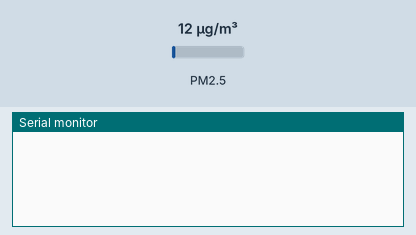
Bench run of a sketch on a simulated Arduino Uno, built with avr-gcc and run on an emulated ATmega328P. On the bench: the last lines printed to the serial monitor. Wiring (inferred from the names in the program): dust sensor: data pin 8. The test bench sets the inputs (shaded band); at power-on: PM2.5 12 µg/m³.

Above: at 1.2 s.
1.3 s: PM2.5 set to 6 µg/m³
At 2.7 s:
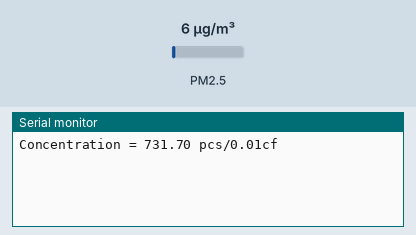
3.7 s: PM2.5 set to 75 µg/m³
At 5.6 s:
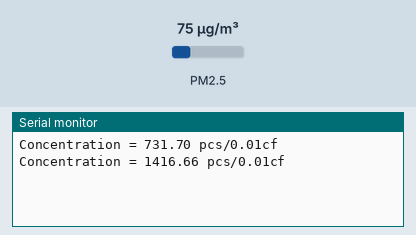
Timing chart, 0 to 7.1 s (numbered marks = the images above; inputs shaded):
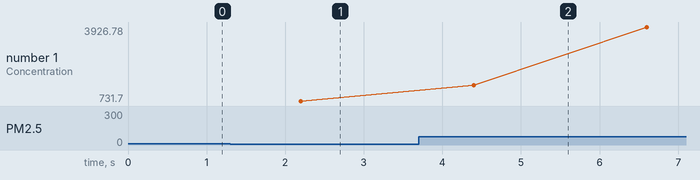

Measured:
- after the input at 1.3 s, the serial monitor: prints a new line after 0.90 s (image 1)
- after the input at 3.7 s, the serial monitor: prints a new line after 0.70 s (image 2)
- plotted number 1: 731.7 → 3926.78 after the input at 3.7 s

The sketch:

Dust.ino
```cpp
int pin = 8;
unsigned long duration;
unsigned long starttime;
unsigned long sampletime_ms = 2000;
unsigned long lowpulseoccupancy = 0;
float ratio = 0;
float concentration = 0;

void setup() {
  Serial.begin(9600);
  pinMode(8,INPUT);
  starttime = millis();
}

void loop() {
  duration = pulseIn(pin, LOW);
  lowpulseoccupancy = lowpulseoccupancy+duration;
  if ((millis()-starttime) >= sampletime_ms) //if the sampel time = = 30s
  {
    ratio = lowpulseoccupancy/(sampletime_ms*10.0);
    concentration = 1.1*pow(ratio,3)-3.8*pow(ratio,2)+520*ratio+0.62;
    Serial.print("Concentration = ");
    Serial.print(concentration);
    Serial.println(" pcs/0.01cf");
    Serial.println("\n");
    lowpulseoccupancy = 0;
    starttime = millis();
  }
}
```
